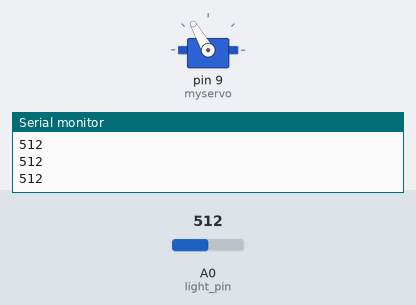
A sketch run on a simulated Arduino Uno, built with avr-gcc and run on an emulated ATmega328P. Shown: servo, the last lines printed to the serial monitor. Inputs (shaded band) come from the test bench; at power-on: A0 (light_pin) = 512.

Above: at 1.2 s.
1.3 s: A0 (light_pin) set to 776
2.9 s: A0 (light_pin) set to 803
At 4.4 s:
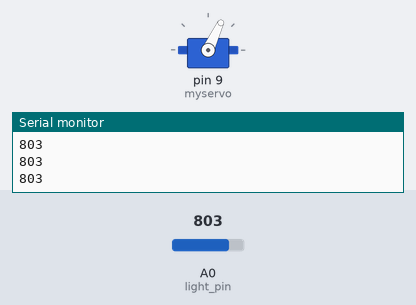
4.7 s: A0 (light_pin) set to 936
6.2 s: A0 (light_pin) set to 958
At 7.7 s:
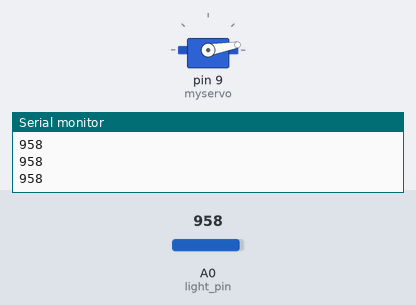
8.0 s: A0 (light_pin) set to 900
At 8.7 s:
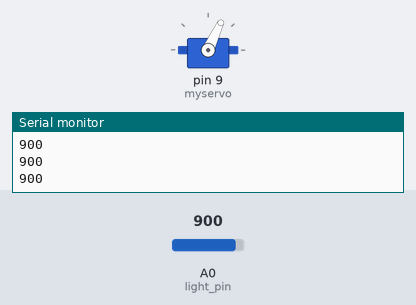
9.7 s: A0 (light_pin) set to 1023
At 10.8 s:
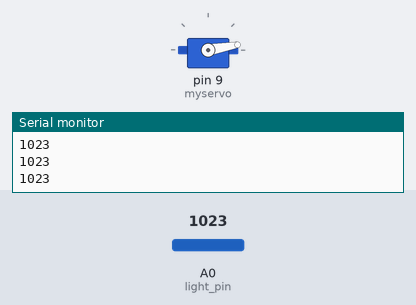
Timing chart, 0 to 12.5 s (numbered marks = the images above; inputs shaded):
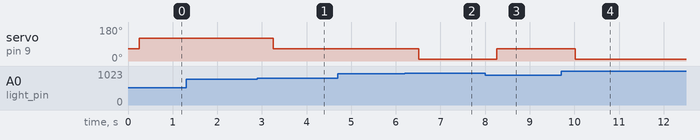

Measured:
- the behaviour switches between 790 and 791 on A0 (light_pin) (found by bisection; images 0 and 1)
- the behaviour switches between 949 and 950 on A0 (light_pin) (found by bisection; images 1 and 2)
- after the input at 2.9 s, servo on pin 9 (myservo): 120° → 65° after 0.36 s
- after the input at 6.2 s, servo on pin 9 (myservo): 65° → 10° after 0.31 s
- after the input at 8.0 s, servo on pin 9 (myservo): 10° → 65° after 0.26 s
- after the input at 9.7 s, servo on pin 9 (myservo): 65° → 10° after 0.32 s

The sketch:

Iris_Mechanism_Code.ino
```cpp
//---------SETUP---------------
//Photoresistor connected to pin A0
//Servo connected to pin 9


//---IRIS LIGHT SENSOR

const int light_pin = A0;  // pin with the photoresistor
int light_value = 0; // variable to hold the value from the sensor

//----SERVO

#include <Servo.h> //use the Arduino servo library
Servo myservo;  // create servo object to control a servo

//----CONSTANTS
const int ambient_light = 870; //setting ambient conditions/light threshold - can vary substantially from one plact to another
const int low_light = ambient_light - 80; //setting the low light condition and high light condition
const int high_light = ambient_light +80;


const int iris_neutral = 65;    // variable to store the servo position for when the light is in the ambient level range
const int iris_open = 120; //servo position for open eye
const int iris_closed = 10;  //servo position for closed eye

void setup() {

  //-------SERIAL AND SERVO

  Serial.begin(9600);
  myservo.attach(9); //set servo to pin 9
  myservo.write(iris_neutral); //ensure the initial position is that of the iris in neutral position

}

void loop() {
  check_light(); //check_light function
  //a sub function was used here in anticipation of potentially using 'millis' to run this code and the stepper motor code on one board.
}

void check_light() {
  light_value = analogRead(light_pin); //assigning the light value to the raw analog reading from the light sensor
  Serial.println(light_value); //printing this value is useful for calibration and debugging
  delay(250); //a short delay to avoid allow some time for the eye to respond

  if (low_light <= light_value <= high_light) { //if light value is greater than or equal to "low light" and less than or equal to "high light", the servo moves to neutral position
    myservo.write(iris_neutral);
  }

  if (light_value >= high_light) { //if light value is greater or equal to "high light", servo moves to iris open position
    myservo.write(iris_closed);
  }

  if (light_value <= low_light) { //if light value is less than or equal to low light, servo moves to iris open position
    myservo.write(iris_open);
  }


}
```
